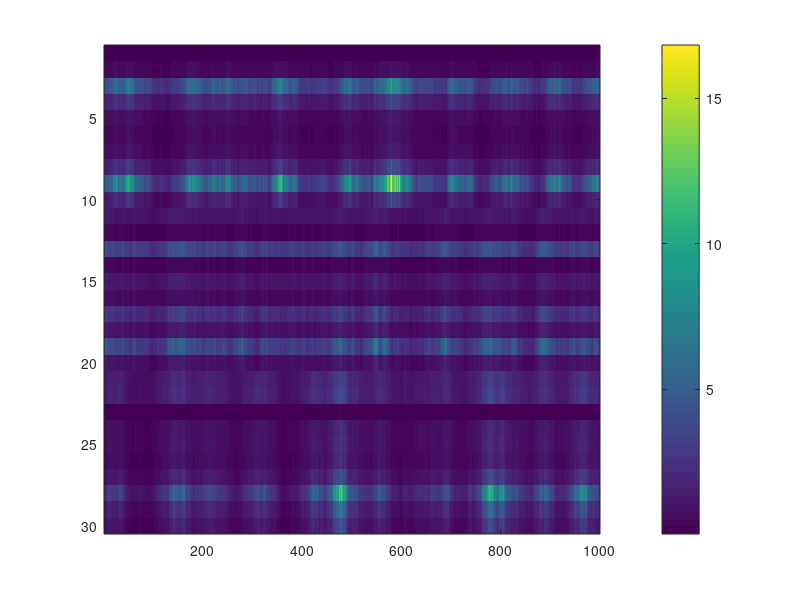

MATLAB code for this plot: (Note: this script raises an error after producing the figure.)
addpath(genpath('C:\Users\gaw19004\Documents\GitHub\state-space-clustering'));
% addpath(genpath('D:\github\state-space-clustering'));

%% simulation
rng(1)
n = 10;
nClus = 3;
N = n*nClus;
p = 2;
T = 1000;

Lab = repelem(1:nClus, n);
pLab = repelem(1:nClus, p);

d = randn(N,1);
C_trans = zeros(n*nClus, p*nClus);
for k = 1:length(Lab)
    C_trans(k, ((Lab(k)-1)*p+1):(Lab(k)*p)) = sum(Lab(1:k)==Lab(k))/sum(Lab==Lab(k))+1;
end

X = zeros(p*nClus, T);
x0 = zeros(p*nClus, 1);
Q0 = eye(nClus*p)*1e-2;
X(:,1) = mvnrnd(x0, Q0)';

b1 = ones(p,1)*0;
b2 = ones(p,1)*0;
b3 = ones(p,1)*0;
b = [b1;b2;b3];

Q1 = 1e-3*eye(p);
Q2 = 1e-3*eye(p);
Q3 = 1e-3*eye(p);
Q = blkdiag(Q1, Q2, Q3);

%
A = eye(size(Q,1));
while any(imag(eig(A))==0)
    A= randn(size(Q));
    A = A-diag(diag(A));
    A(squareform(pdist(pLab'))==0)=0;
    A = A./sqrt(sum((A-diag(diag(A))).^2,2))*0.1;
    A = A+eye(size(Q,1))*0.92;
end

% let's generate lambda
logLam = zeros(n*nClus, T);
logLam(:,1) = d + C_trans*X(:,1);

for t=2:T
    X(:, t) = mvnrnd(A*X(:, t-1) + b, Q)';
    logLam(:, t) = d + C_trans*X(:,t);
end

Y = poissrnd(exp(logLam));
imagesc(exp(logLam))
colorbar()

%%
rng(3)
ng = 2;
d_fit = zeros(N, ng);
C_fit = zeros(N, p, ng);


% prior
mudc0_sing = zeros(p+1,1);
Sigdc0_sing = eye(p+1);

% initial
C_fit(:,:,1) = reshape(normrnd(0,1e-2,N*p,1), [], p);

X_fit = repmat(X, 1, 1, ng); % true
x0_fit = repmat(x0',1,ng); %true
A_fit = repmat(A,1,1,ng); % true
b_fit = repmat(b,1,ng); % true
Q_fit = repmat(Q,1,1,ng); % true

tic;
for g = 2:ng
    
    disp(g)
    
    for l = unique(Lab)
        latentId = id2id(l,p);
        N_clus = sum(Lab == l);
        Y_dc = Y(Lab == l,:)';
        X_dc_blk = [ones(T,1) X_fit(latentId,:,g)'];
        
        dc_mat = [d_fit(Lab == l, g-1) C_fit(Lab == l,:,g-1)]';
        mudc_all = zeros(N_clus*(p+1),1);
        for i = 1:N_clus
            
            lamdc = @(dc) exp(X_dc_blk*dc);
            
            derdc = @(dc) X_dc_blk'*(Y_dc(:,i) - lamdc(dc)) -...
                (Sigdc0_sing)\(dc - mudc0_sing);
            hessdc = @(dc) -X_dc_blk'*diag(lamdc(dc))*X_dc_blk - inv(Sigdc0_sing);
            [mudc,~,~,~] = newton(derdc,hessdc,...
                dc_mat(:,i),1e-8,1000);
            mudc_all(id2id(i, p+1)) = mudc;
        end
        
        X_dc = sparse(kron(eye(N_clus), X_dc_blk));
        lamdc_all = @(dc) exp(X_dc*dc);
        Sigdc0 = sparse(kron(eye(N_clus), Sigdc0_sing));
        mudc0 = repmat(mudc0_sing, N_clus, 1);
        
        hessdc_all = @(dc) -sparse(X_dc'*diag(lamdc_all(dc))*X_dc - inv(Sigdc0));
        niSigdc_all = hessdc_all(mudc_all);
        
        % use Cholesky decomposition to sample efficiently
        R = chol(-niSigdc_all,'lower'); % sparse
        z = randn(length(mudc_all), 1) + R'*mudc_all;
        dcSamp = reshape(R'\z,[], N_clus)';
        d_fit(Lab == l,g) = dcSamp(:,1);
        C_fit(Lab == l,:,g) = dcSamp(:,2:end);
    end
end
toc;

% equivalent to independent update, because of block diagonal design matrix
% X_dc = sparse(kron(eye(N_clus), X_dc_blk))

idx = 2;
figure
subplot(1,3,1)
plot(d,mean(d_fit(:,idx), 2),'rx');
ylabel('estimate')
title('d')
C_fit_mean = mean(C_fit(:,:,idx), 3);
subplot(1,3,2)
plot(sum(C_trans(:,1:p:end), 2),C_fit_mean(:,1),'rx');
title('1st column of C')
xlabel('true')
subplot(1,3,3)
plot(sum(C_trans(:,2:p:end), 2),C_fit_mean(:,2),'rx');
title('2nd column of C')
sgtitle('cluster dC')
